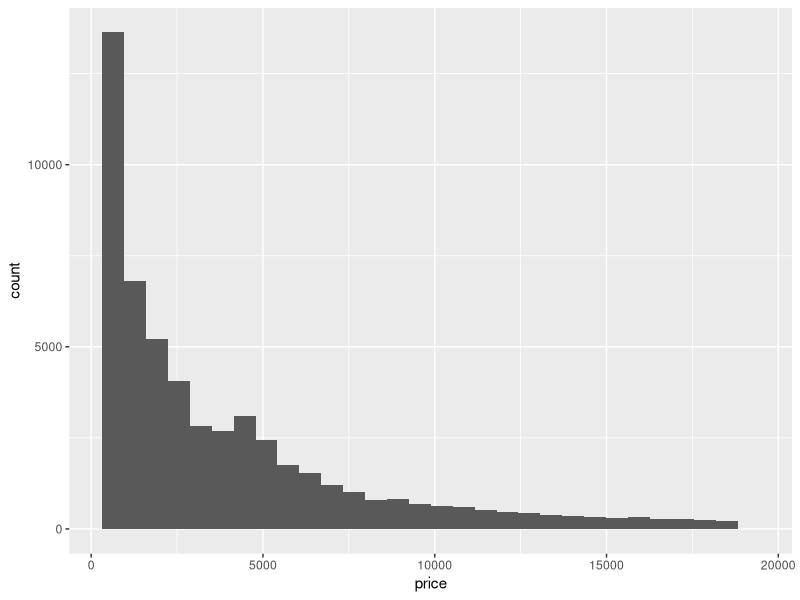
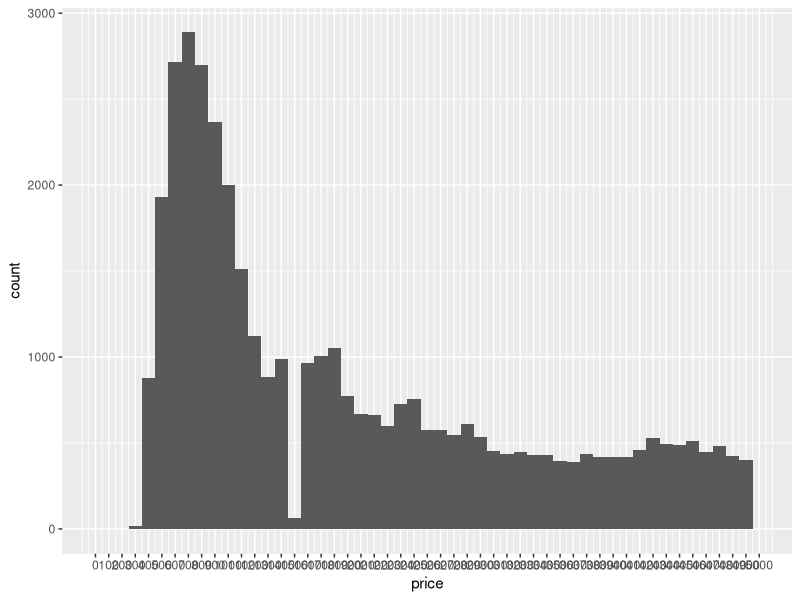
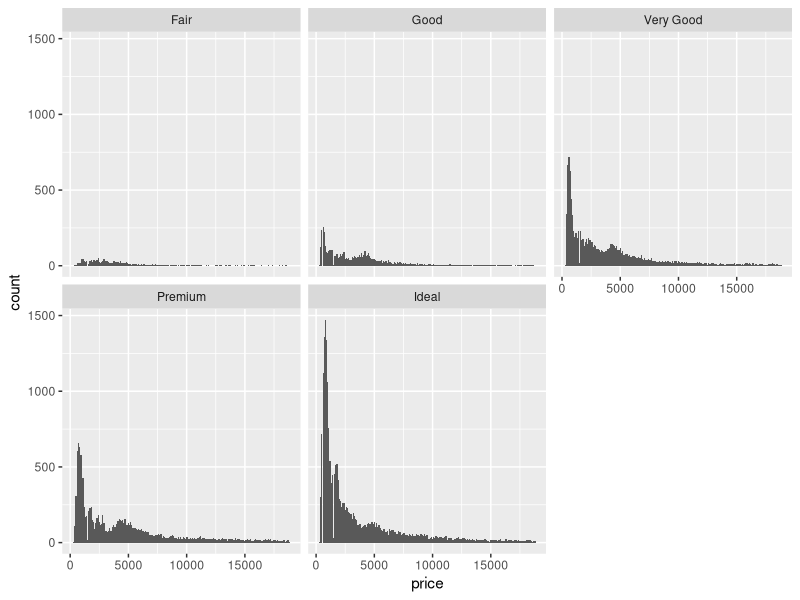
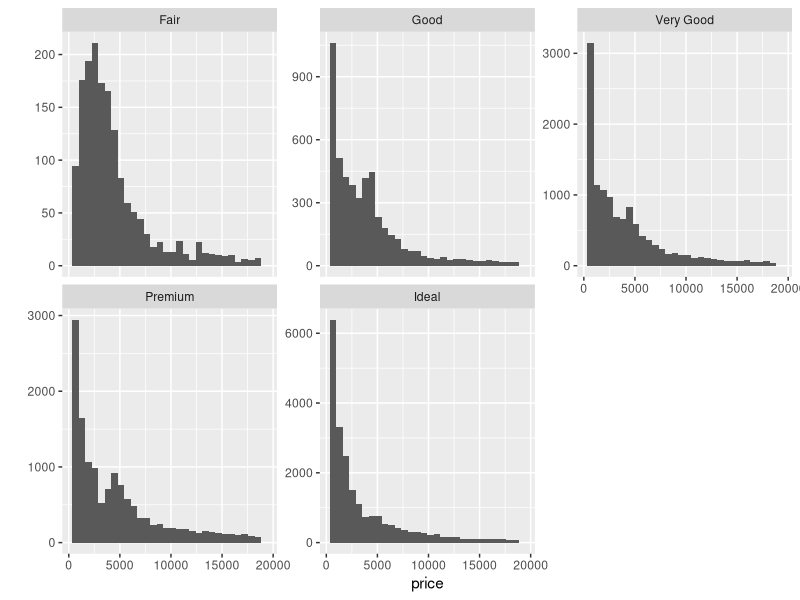
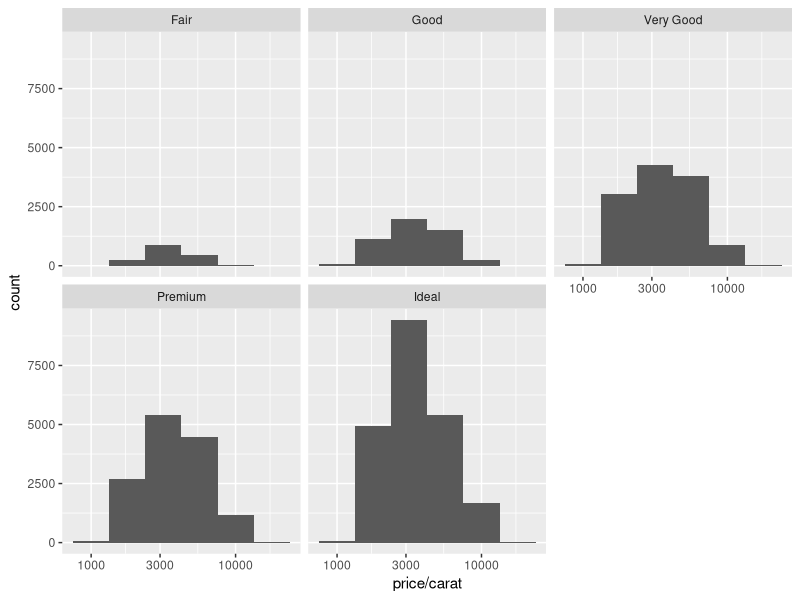
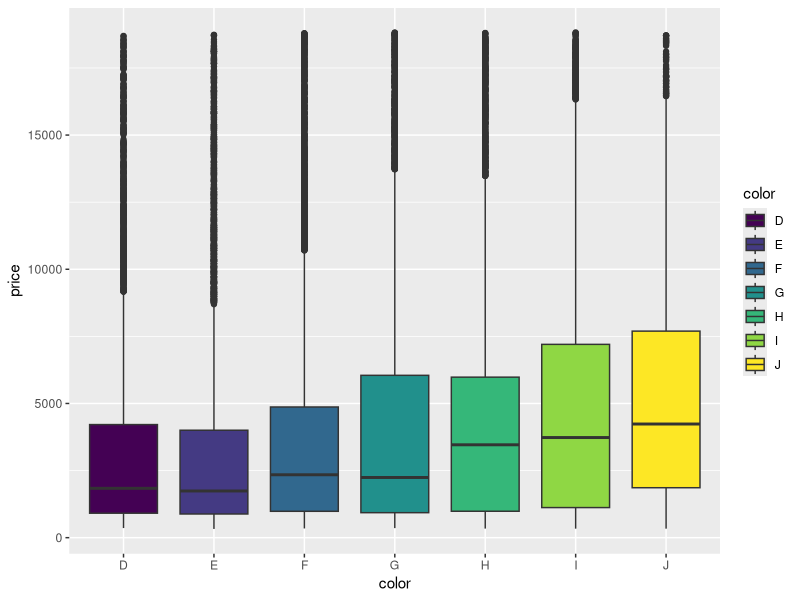
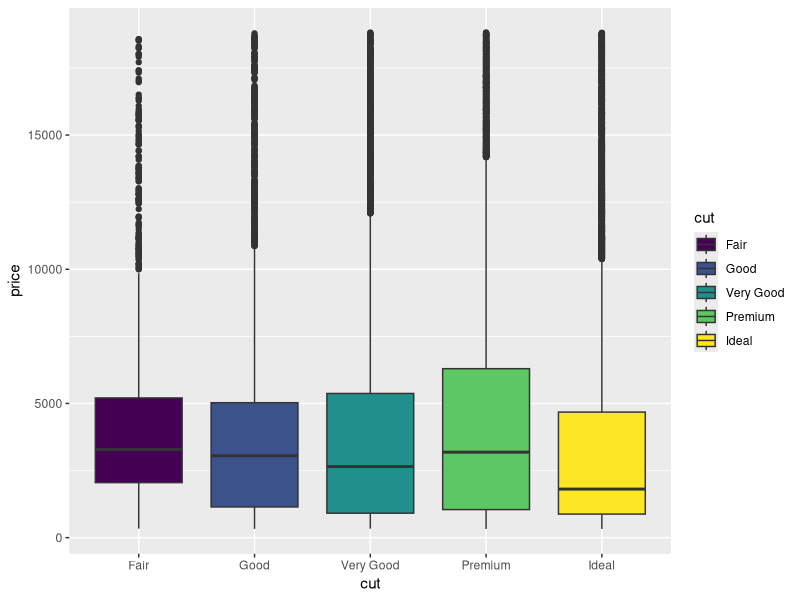
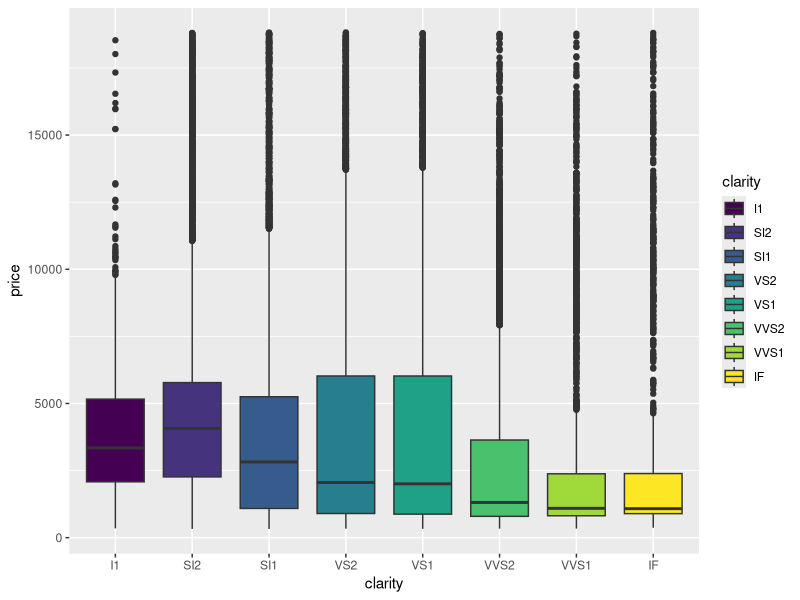

The R script that drew these images, in order: (Note: this script raises an error after producing the figures.)
# Problem Set One Variable
library(ggplot2)
data(diamonds)
summary(diamonds)
dim(diamonds)
str(diamonds)

ggplot(aes(x=price),data=diamonds)+
  geom_histogram()

summary(diamonds$price)

diamdons_less_500  <- subset(diamonds, diamonds$price <500)
dim(diamdons_less_500)

diamdons_less_250 <- subset(diamonds, diamonds$price <250)
dim(diamdons_less_250)

diamdons_more_15000  <- subset(diamonds, diamonds$price >=15000)
dim(diamdons_more_15000)


ggplot(aes(x=price),data=subset(diamonds,!is.na(diamonds$price)))+
  geom_histogram(binwidth = 100) +
  scale_x_continuous(limits = c(0,5000), breaks = seq(0,5000,100))


ggplot(aes(x=price),data=diamonds)+
  geom_histogram(binwidth = 100) +
  scale_x_continuous()+
  facet_wrap(~cut)

by(diamonds$price, diamonds$cut, summary)

qplot(x = price, data = diamonds) + facet_wrap(~cut,scales = "free_y")

ggplot(aes(x=price/carat),data=subset(diamonds,!is.na(diamonds$price)))+
  geom_histogram(binwidth = 0.25) +
  scale_x_log10()+
  facet_wrap(~cut)


ggplot(aes(x=color, y=price), data=subset(diamonds,!is.na(diamonds$price))) +
  geom_boxplot(aes(fill =color))

by(diamonds$price, diamonds$color, summary)

ggplot(aes(x=cut, y=price), data=subset(diamonds,!is.na(diamonds$price))) +
  geom_boxplot(aes(fill =cut))

by(diamonds$price, diamonds$cut, summary)

ggplot(aes(x=clarity, y=price), data=subset(diamonds,!is.na(diamonds$price))) +
  geom_boxplot(aes(fill =clarity))

by(diamonds$price, diamonds$clarity, summary)

color_D <- subset(diamonds,color =="D")
IQR(color_D$price)

color_J <- subset(diamonds,color =="J")
IQR(color_J$price)

ggplot(aes(x=color, y=price/carat), data=subset(diamonds,!is.na(diamonds$price))) +
  geom_boxplot(aes(fill =color))

ggpplot(aes(x=carat),data=subset(diamonds,!is.na(diamonds$carat))) +
  geom_freqpoly()

# Problem Set Two Variables

ggplot(aes(x = price, y = x), data = diamonds) +
  geom_point()

cor(x = diamonds$price, y = diamonds$x)
cor(x = diamonds$price, y = diamonds$y)
cor(x = diamonds$price, y = diamonds$z)

ggplot(aes(x = price, y = depth), data = diamonds) +
  geom_point()

summary(diamonds$carat)
cor(x = diamonds$price, y = diamonds$depth)

ggplot(aes(x = price, y = carat), data = diamonds) +
  geom_point() +
  ylim(c(quantile(diamonds$carat,0.01),5.01))

diamonds$volume <- diamonds$x * diamonds$y * diamonds$z
ggplot(aes(x = price, y = volume), data = diamonds) +
  geom_point()

with(subset(diamonds, diamonds$volume!=0 & diamonds$volume < 800), cor.test(x=price, y = volume))

ggplot(aes(x = price, y = volume), data = subset(diamonds, diamonds$volume!=0 & diamonds$volume < 800)) +
  geom_jitter(alpha=1/10) +
  geom_smooth()

library(dplyr)

diamondsByClarity <- diamonds %>%
  group_by(clarity) %>%
  summarise(mean_price= mean(price),
            median_price =median(price),
            min_price =min(price),
            max_price =max(price),
            n =n())

diamonds_by_clarity <- group_by(diamonds, clarity)
diamonds_mp_by_clarity <- summarise(diamonds_by_clarity, mean_price = mean(price))

diamonds_by_color <- group_by(diamonds, color)
diamonds_mp_by_color <- summarise(diamonds_by_color, mean_price = mean(price))

library(gridExtra)

p1 <- ggplot(aes(x = clarity, y = mean_price), data = diamonds_mp_by_clarity)+
  geom_bar(stat = 'identity')

p2 <- ggplot(aes(x = color, y = mean_price), data = diamonds_mp_by_color)+
  geom_bar(stat = 'identity')
grid.arrange(p1,p2, ncol=1)